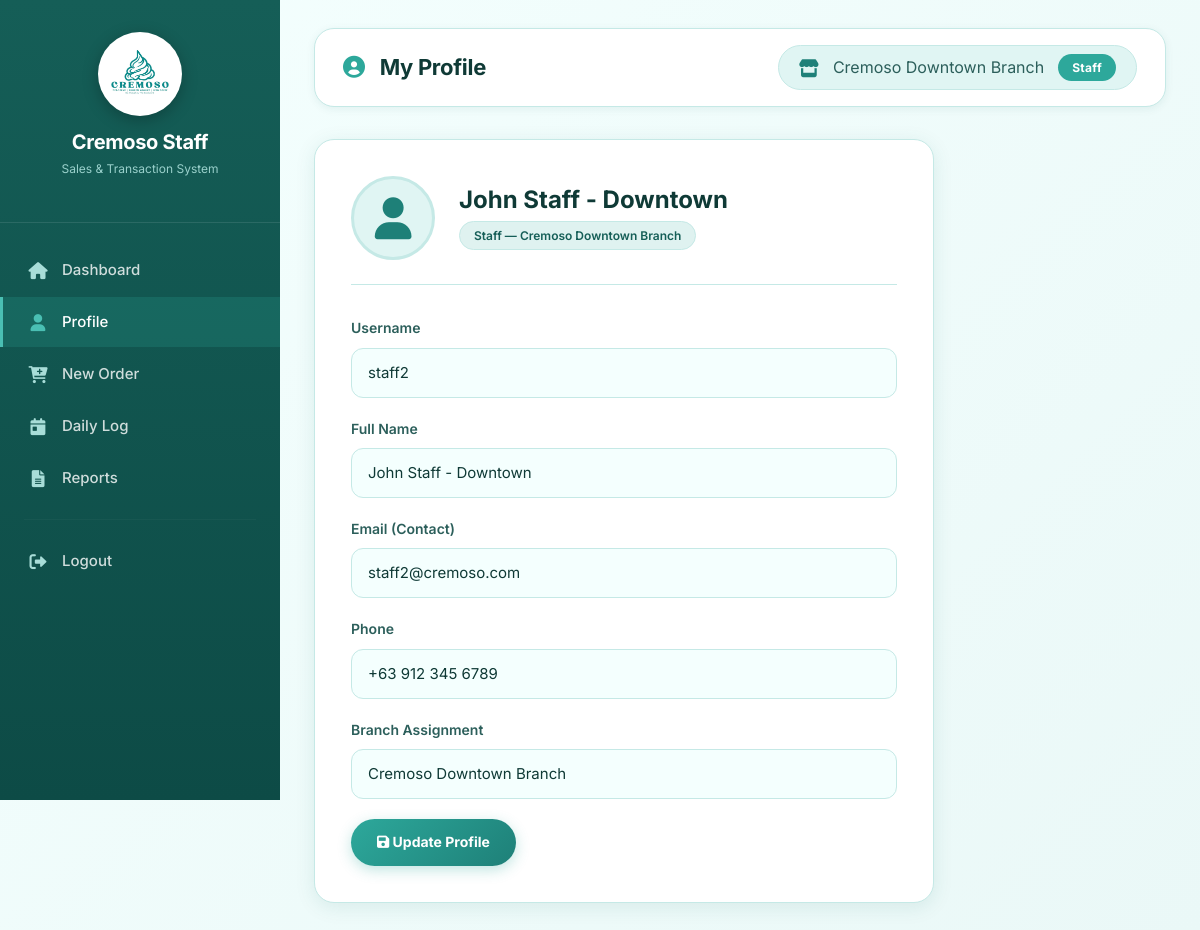
The app's page /staff/profile.php (signed in), older data.
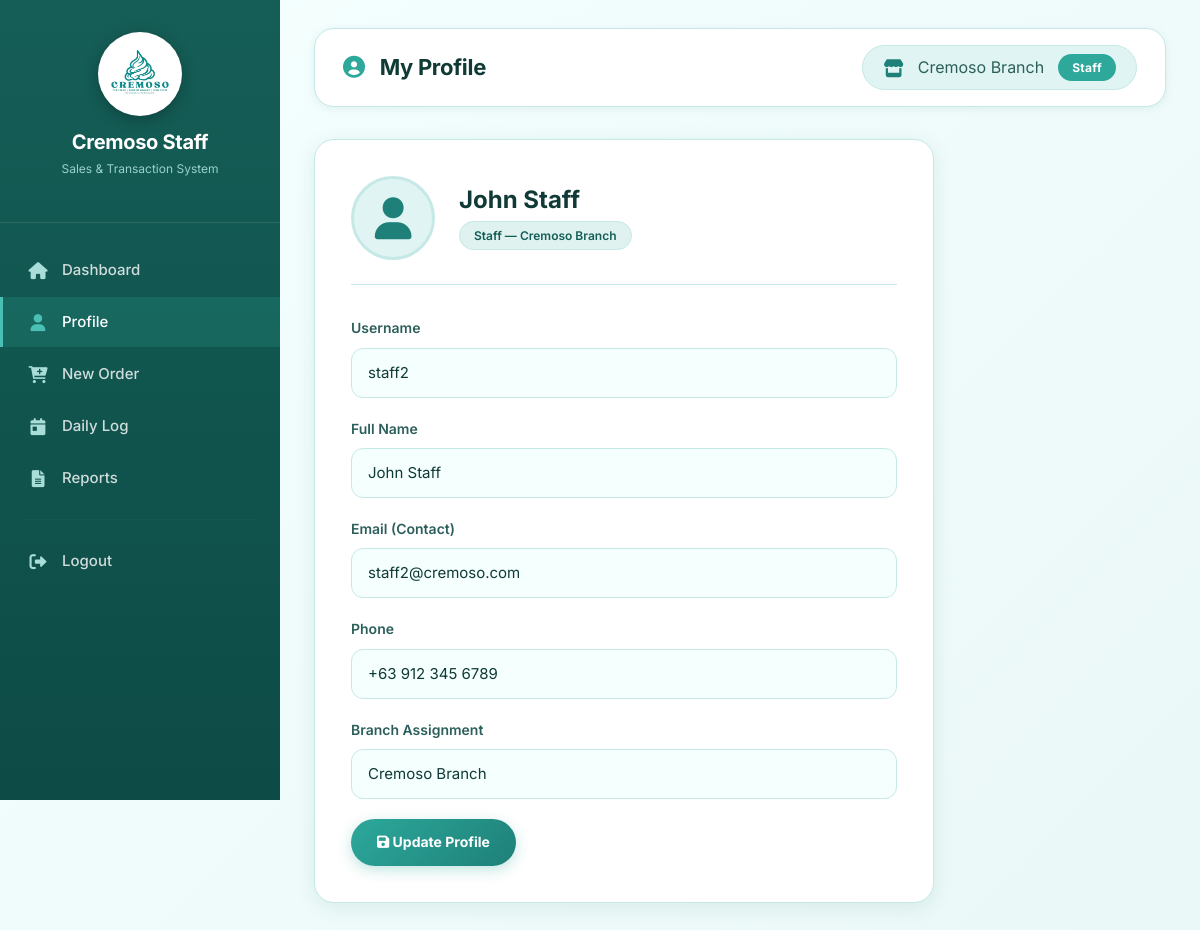
The same page, newer data.
### tables this page shows
CREATE TABLE branches (
    branch_id INT PRIMARY KEY AUTO_INCREMENT,
    branch_name VARCHAR(100) NOT NULL,
    location VARCHAR(255) NOT NULL
);

CREATE TABLE users (
    user_id INT PRIMARY KEY AUTO_INCREMENT,
    username VARCHAR(50) UNIQUE NOT NULL,
    fullname VARCHAR(100) NOT NULL,
    password VARCHAR(255) NOT NULL,
    role ENUM('admin','staff') NOT NULL,
    branch_id INT NULL,
    created_at TIMESTAMP DEFAULT CURRENT_TIMESTAMP,
    FOREIGN KEY (branch_id) REFERENCES branches(branch_id) ON DELETE SET NULL
);

### staff/profile.php (the view, shortened to what this page needs)
<?php
require_once __DIR__ . '/../includes/auth.php';
$user = $pdo->prepare("SELECT * FROM users WHERE user_id = ?");
$user->execute([$_SESSION['user_id']]);
$userData = $user->fetch();
$branch = $pdo->prepare("SELECT branch_name FROM branches WHERE branch_id = ?");
$branch->execute([$_SESSION['branch_id']]);
$branchName = $branch->fetchColumn();
?>
<?php include __DIR__ . '/../includes/header.php'; ?>
<?php include __DIR__ . '/../includes/sidebar_staff.php'; ?>
<div class="main-content">
    <div class="page-header">
        <h1><i class="fas fa-user-circle"></i> My Profile</h1>
        <div class="user-info">
            <i class="fas fa-store"></i>
            <span><?= htmlspecialchars($branchName) ?></span>
            <span class="branch-badge">Staff</span>
        </div>
    </div>
    <div class="profile-card">
        <div class="profile-header">
            <div class="profile-avatar">
                <i class="fas fa-user"></i>
            </div>
            <div class="profile-info">
                <h3><?= htmlspecialchars($userData['fullname']) ?></h3>
                <span class="role-badge"><?= ucfirst($userData['role']) ?> — <?= htmlspecialchars($branchName) ?></span>
            </div>
        </div>
        <form>
            <div class="form-group">
                <label>Username</label>
                <input type="text" value="<?= htmlspecialchars($userData['username']) ?>" readonly>
            </div>
            <div class="form-group">
                <label>Full Name</label>
                <input type="text" value="<?= htmlspecialchars($userData['fullname']) ?>">
            </div>
            <div class="form-group">
                <label>Email (Contact)</label>
                <input type="email" placeholder="staff@cremoso.com" value="<?= htmlspecialchars($userData['username']) ?>@cremoso.com">
            </div>
            <div class="form-group">
                <label>Phone</label>
                <input type="text" placeholder="+63 XXX XXX XXXX" value="+63 912 345 6789">
            </div>
            <div class="form-group">
                <label>Branch Assignment</label>
                <input type="text" value="<?= htmlspecialchars($branchName) ?>" readonly>
            </div>
            <button type="button" class="btn-primary" onclick="alert('Profile update feature coming soon!')">
                <i class="fas fa-save"></i> Update Profile
            </button>
        </form>
    </div>
</div>
<?php include __DIR__ . '/../includes/footer.php'; ?>

### includes/header.php (shortened to what this page needs)
<!DOCTYPE html>
<html lang="en">
<head>
    <link href="https://cdn.jsdelivr.net/npm/bootstrap@5.3.0/dist/css/bootstrap.min.css" rel="stylesheet">
    <link rel="stylesheet" href="https://cdnjs.cloudflare.com/ajax/libs/font-awesome/6.0.0/css/all.min.css">
    <link rel="stylesheet" href="../assets/css/style.css">
</head>
<body>

### includes/sidebar_staff.php
<?php
$current_page = basename($_SERVER['PHP_SELF']);
?>
<div class="sidebar">
    <div class="sidebar-logo">
        <img src="../assets/images/logo.jpg" alt="Cremoso">
        <h3>Cremoso Staff</h3>
        <p>Sales & Transaction System</p>
    </div>
    <div class="sidebar-nav">
        <a href="dashboard.php" class="<?= $current_page == 'dashboard.php' ? 'active' : '' ?>">
            <i class="fas fa-home"></i> <span>Dashboard</span>
        </a>
        <a href="profile.php" class="<?= $current_page == 'profile.php' ? 'active' : '' ?>">
            <i class="fas fa-user"></i> <span>Profile</span>
        </a>
        <a href="new_order.php" class="<?= $current_page == 'new_order.php' ? 'active' : '' ?>">
            <i class="fas fa-cart-plus"></i> <span>New Order</span>
        </a>
        <a href="daily_log.php" class="<?= $current_page == 'daily_log.php' ? 'active' : '' ?>">
            <i class="fas fa-calendar-day"></i> <span>Daily Log</span>
        </a>
        <a href="reports.php" class="<?= $current_page == 'reports.php' ? 'active' : '' ?>">
            <i class="fas fa-file-alt"></i> <span>Reports</span>
        </a>
        <hr style="margin: 16px 24px; border-color: rgba(255,255,255,0.1);">
        <a href="../logout.php">
            <i class="fas fa-sign-out-alt"></i> <span>Logout</span>
        </a>
    </div>
</div>

### includes/footer.php (shortened to what this page needs)
</body>
</html>

Row changes from the older to the newer data that the page shows:
changed branches: branch_name "Cremoso Downtown Branch" → "Cremoso Branch"
changed users "Staff": fullname "John Staff - Downtown" → "John Staff"
